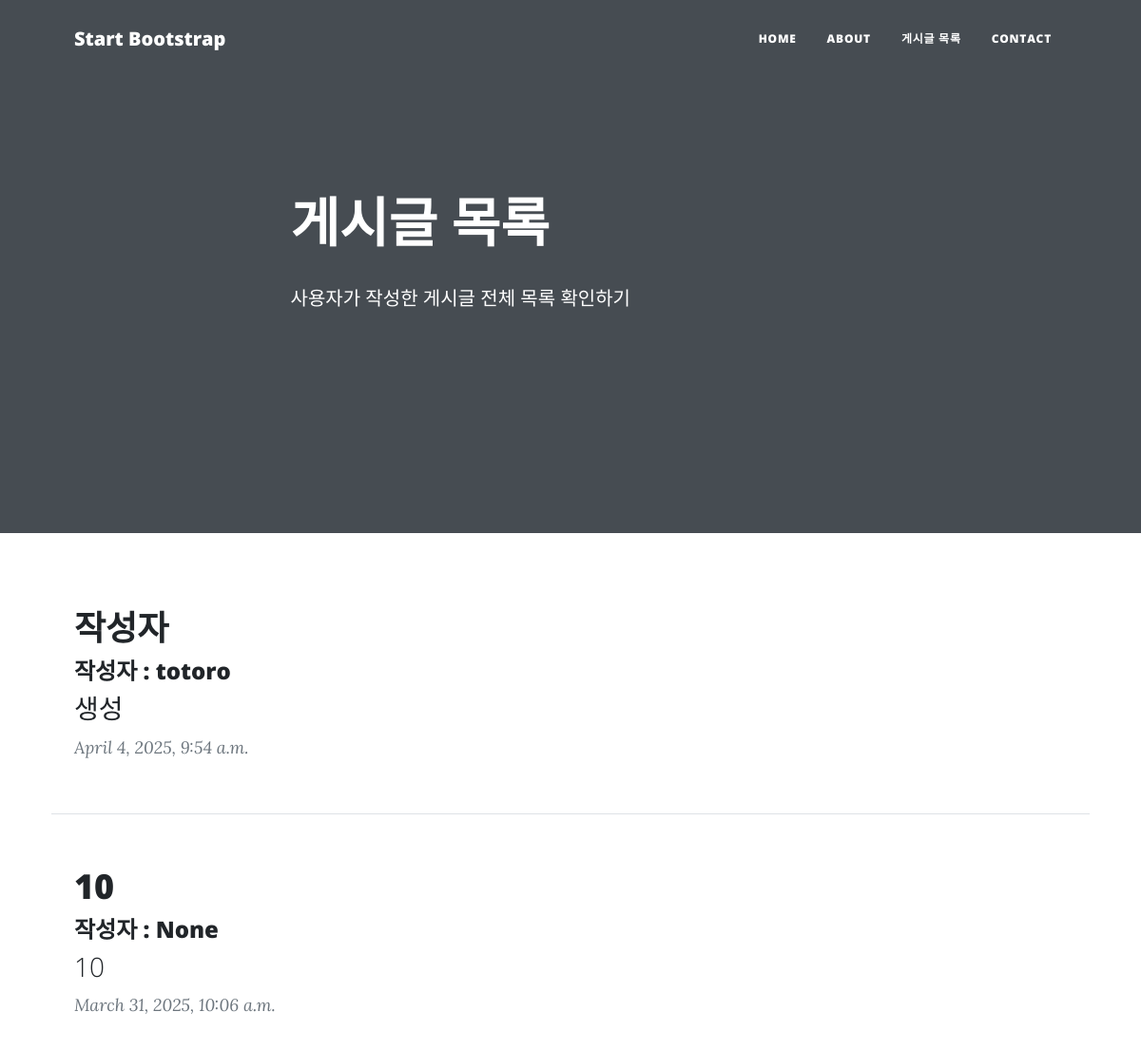
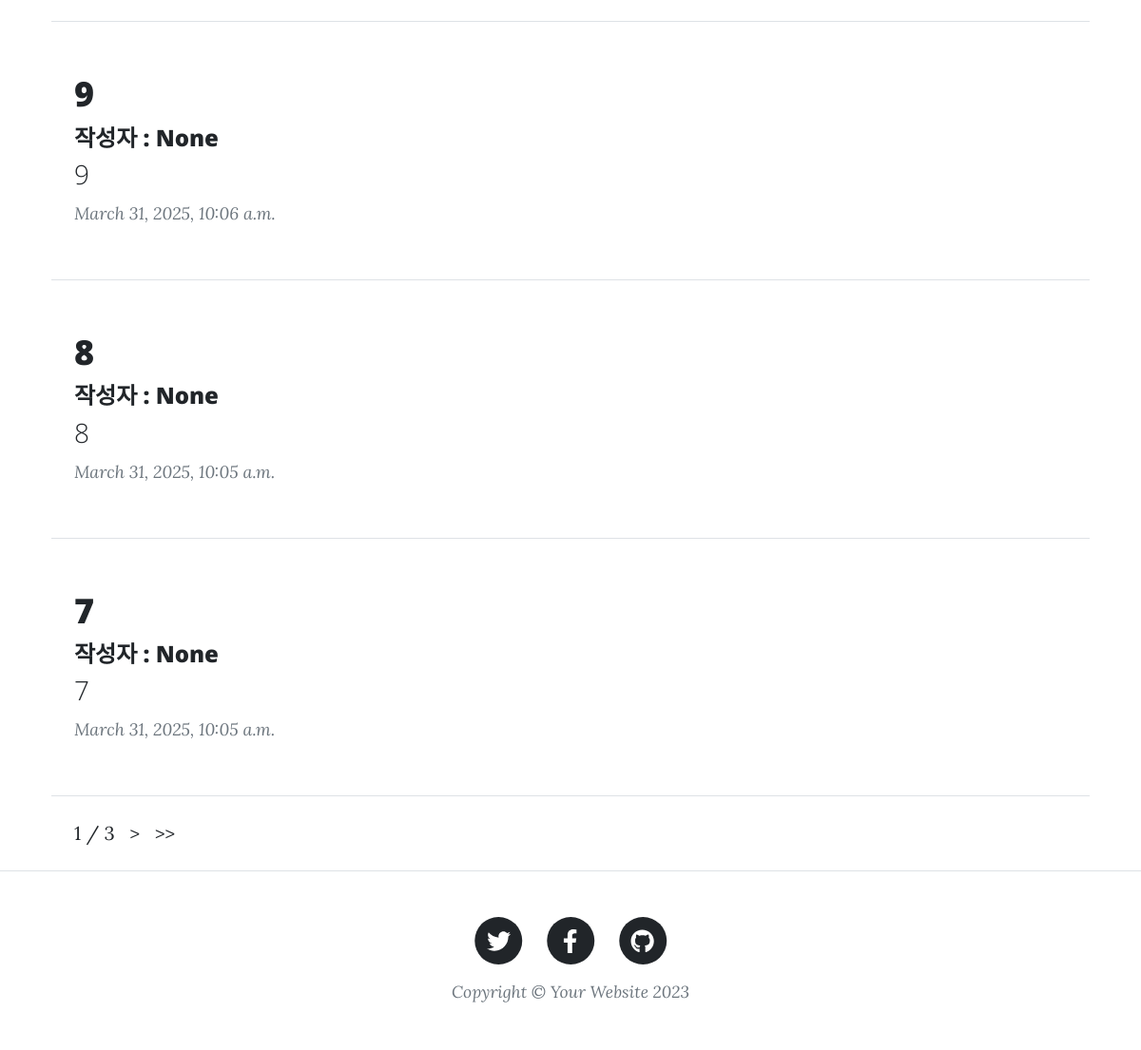
The app's page /posts/post_list/ with its own data (2 pictures, top to bottom).
### blog/models.py (models this page shows, shortened)
class Post(models.Model):
    title = models.CharField(verbose_name="제목", max_length=128)
    body = models.TextField(verbose_name="내용", default="")
    created_at = models.DateTimeField(verbose_name="작성일", auto_now_add=True)
    photo = models.ImageField(verbose_name="이미지", blank=True, null=True, upload_to='blog_photo')
    author = models.ForeignKey(User, on_delete=models.CASCADE, null=True)

### posts/views.py (the view)
# urls.py: path("post_list/", views.post_list, name="post_list"),
def post_list(request):
    posts = Post.objects.all().order_by('-created_at')
    my_paginator = Paginator(posts, 5)
    page_num = request.GET.get('page')
    posts = my_paginator.get_page(page_num)
    return render(request, "post_list.html", {"posts" : posts})

### posts/templates/post_list.html (shortened to what this page needs)
{% load static %}
<!DOCTYPE html>
<html lang="en">
  <head>
    <link href="{% static 'css/styles.css' %}" rel="stylesheet" />
  </head>
  <body>
    <nav class="navbar navbar-expand-lg navbar-light" id="mainNav">
      <div class="container px-4 px-lg-5">
        <a class="navbar-brand" href="">Start Bootstrap</a>
        <div class="collapse navbar-collapse" id="navbarResponsive">
          <ul class="navbar-nav ms-auto py-4 py-lg-0">
            <li class="nav-item">
              <a class="nav-link px-lg-3 py-3 py-lg-4" href="{%url 'home' %}"
                >Home</a
              >
            </li>
            <li class="nav-item">
              <a class="nav-link px-lg-3 py-3 py-lg-4" href="about.html"
                >About</a
              >
            </li>
            <li class="nav-item">
              <a class="nav-link px-lg-3 py-3 py-lg-4" href="#">게시글 목록</a>
            </li>
            <li class="nav-item">
              <a class="nav-link px-lg-3 py-3 py-lg-4" href="contact.html"
                >Contact</a
              >
            </li>
          </ul>
        </div>
      </div>
    </nav>
    <header class="masthead">
      <div class="container position-relative px-4 px-lg-5">
        <div class="row gx-4 gx-lg-5 justify-content-center">
          <div class="col-md-10 col-lg-8 col-xl-7">
            <div class="post-heading">
              <h1>게시글 목록</h1>
              <p>사용자가 작성한 게시글 전체 목록 확인하기</p>
            </div>
          </div>
        </div>
      </div>
    </header>
    <article class="mb-4">
      <div class="container px-4 px-lg-5">
        <div class="row gx-4 gx-lg-5 justify-content-center">
          {% for post in posts %}
          <div class="post-preview">
            <a href="{% url 'post_detail' post.id %}">
              <a href="{% url 'post_detail' post.id %}">
                <h2 class="post-title">{{post.title}}</h2>
                <h4 class="post-author">작성자 : {{post.author}}</h4>
                <h3 class="post-subtitle">{{post.body}}</h3>
              </a>
            <p class="post-meta">{{post.created_at}}</p>
          </div>
          <hr class="my-4" />
          {% endfor %}
          <div>
            <span> {{ posts.number }} </span>
            <span> / </span>
            <span> {{ posts.paginator.num_pages }} </span>
            {% if posts.has_next %}
            <a href="?page={{ posts.next_page_number }}"> &nbsp; &gt; </a>
            <a href="?page={{ posts.paginator.num_pages }}"> &nbsp; &gt;&gt; </a>
            {% endif %}
          </div>
        </div>
      </div>
    </article>
    <footer class="border-top">
      <div class="container px-4 px-lg-5">
        <div class="row gx-4 gx-lg-5 justify-content-center">
          <div class="col-md-10 col-lg-8 col-xl-7">
            <ul class="list-inline text-center">
              <li class="list-inline-item">
                <a href="#!">
                  <span class="fa-stack fa-lg">
                    <i class="fas fa-circle fa-stack-2x"></i>
                    <i class="fab fa-twitter fa-stack-1x fa-inverse"></i>
                  </span>
                </a>
              </li>
              <li class="list-inline-item">
                <a href="#!">
                  <span class="fa-stack fa-lg">
                    <i class="fas fa-circle fa-stack-2x"></i>
                    <i class="fab fa-facebook-f fa-stack-1x fa-inverse"></i>
                  </span>
                </a>
              </li>
              <li class="list-inline-item">
                <a href="#!">
                  <span class="fa-stack fa-lg">
                    <i class="fas fa-circle fa-stack-2x"></i>
                    <i class="fab fa-github fa-stack-1x fa-inverse"></i>
                  </span>
                </a>
              </li>
            </ul>
            <div class="small text-center text-muted fst-italic">
              Copyright &copy; Your Website 2023
            </div>
          </div>
        </div>
      </div>
    </footer>
  </body>
</html>

### records on screen
Post: title "작성자", author "totoro", body "생성", created_at "April 4, 2025, 9:54 a.m."
Post: title "10", author "None", body "10", created_at "March 31, 2025, 10:06 a.m."
Post: title "9", author "None", body "9", created_at "March 31, 2025, 10:06 a.m."
Post: title "8", author "None", body "8", created_at "March 31, 2025, 10:05 a.m."
Post: title "7", author "None", body "7", created_at "March 31, 2025, 10:05 a.m."

### other values on screen
{{ posts.number }} "1"
{{ posts.paginator.num_pages }} "3"
